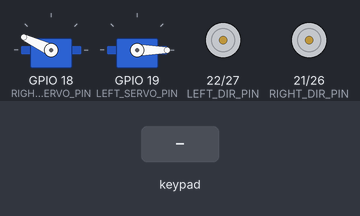
Bench run of a program on a simulated ESP32. Parts: 2 × servo, direction and speed pins drawn as motors (green arrow = direction pin HIGH = forward, orange = LOW = backward, longer = more drive). Inputs (shaded band) come from the test bench. Nothing arrives over Bluetooth unless stated.

Above: at 1.2 s.
1.3 s: key 'S' pressed
At 2.9 s:
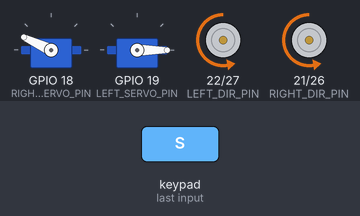
Timing chart, 0 to 4.4 s (numbered marks = the images above; inputs shaded):
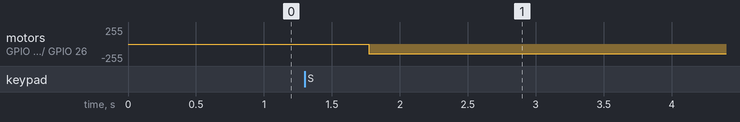

The program:

main.cpp
```cpp
#include <Arduino.h>
#include <PS4Controller.h>
#include <ESP32Servo.h>

const int MONIROR_SPEED = 9600;
//サーボ
Servo ServoRight, ServoLeft;
const int RIGHT_SERVO_PIN = 18;
const int LEFT_SERVO_PIN = 19;
//右のモーター
const int RIGHT_DIR_PIN = 21;
const int RIGHT_PWM_PIN = 26;
//左のモーター
const int LEFT_DIR_PIN = 22;
const int LEFT_PWM_PIN = 27;

bool moter_switch = false;

//サーボの初めの角度(degree)
int servo_deg_right = 155;
int servo_deg_left = 0;

void setup() {
    Serial.begin(MONIROR_SPEED);
    PS4.begin("08:b6:1F:ed:54:40");

    ServoRight.attach(RIGHT_SERVO_PIN);
    ServoLeft.attach(LEFT_SERVO_PIN);

    pinMode(RIGHT_DIR_PIN, OUTPUT);
    pinMode(LEFT_DIR_PIN, OUTPUT);

    ledcSetup(3, 10000, 8);
    ledcSetup(4, 10000, 8);
    ledcAttachPin(RIGHT_PWM_PIN, 3);
    ledcAttachPin(LEFT_PWM_PIN, 4);

    ServoRight.write(servo_deg_right);
    ServoLeft.write(servo_deg_left);
}

void loop() {
    if(!PS4.isConnected() || PS4.PSButton()){
        ledcWrite(3,0);
        ledcWrite(4,0);
        return;
    }

    int right_moter = map(PS4.RStickY(), -128, 128, -100, 100);
    int left_moter = map(PS4.LStickY(), -128, 128, -100, 100);

    if(PS4.Circle() && servo_deg_right < 155){
        servo_deg_right += 10;
        servo_deg_left -= 10;
        ServoRight.write(servo_deg_right);
        ServoLeft.write(servo_deg_left);
        delay(100);
    }
    else if(PS4.Cross() && servo_deg_right > 80){
        servo_deg_right -= 10;
        servo_deg_left += 10;
        ServoRight.write(servo_deg_right);
        ServoLeft.write(servo_deg_left);
        delay(100);
    }
    else if(PS4.Triangle()){
        servo_deg_right = 155;
        servo_deg_left = 0;
        ServoRight.write(servo_deg_right);
        ServoLeft.write(servo_deg_left);
        delay(100);
    }

    if(PS4.Square()){
        if(moter_switch){
            ledcWrite(3, 0);
            ledcWrite(4, 0);
        }
        moter_switch = !moter_switch;
        delay(50);
    }


    if(moter_switch){
        ledcWrite(3, 150);
        digitalWrite(LEFT_DIR_PIN, HIGH);
        ledcWrite(4, 150);
        digitalWrite(LEFT_DIR_PIN, LOW);
    }
    else{
        if(abs(right_moter) > 30){
            ledcWrite(3, abs(right_moter));
            digitalWrite(RIGHT_DIR_PIN, right_moter > 0 ? HIGH:LOW);
        }
        else{
            ledcWrite(3, 0);
        }
        if(abs(left_moter) > 30){
            ledcWrite(4, abs(left_moter));
            digitalWrite(LEFT_DIR_PIN, left_moter > 0 ? LOW:HIGH);
        }
        else{
            ledcWrite(4, 0);
        }
    }

}
```

Measured:
- after the input at 1.3 s, motor on GPIO 22 (LEFT_DIR_PIN) / GPIO 27 (LEFT_PWM_PIN), motor on GPIO 21 (RIGHT_DIR_PIN) / GPIO 26 (RIGHT_PWM_PIN): stopped → backward 149/255 after 0.47 s
